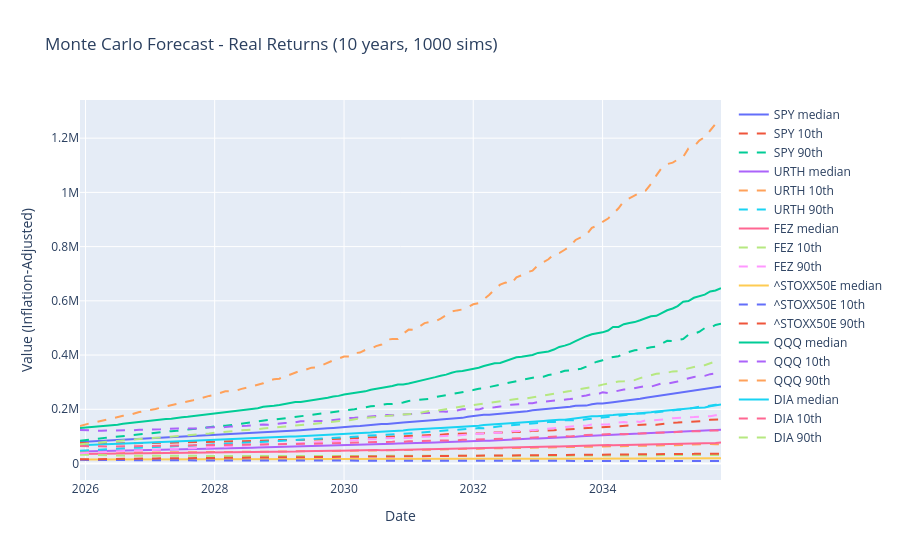

The notebook cell this image was saved under:
### Code cell
# Monte Carlo forecast based on inflation-adjusted returns
import numpy as np

horizon_years = 10
simulations = 1000

forecast_df = []
for ticker, df in results.items():
    # Get currency for this ticker
    currency = ticker_currencies[ticker]
    cpi_data_curr = cpi_data.get(currency)
    
    # Compute inflation-adjusted values
    df_real = df.copy()
    if inflation_adjusted and cpi_data_curr is not None:
        start_date = df_real.iloc[0]['date']
        end_date = df_real.iloc[-1]['date']
        cpi_subset = cpi_data_curr.loc[start_date:end_date].squeeze()
        if len(cpi_subset) > 0:
            cpi_start = cpi_subset.iloc[0]
            cpi_filled = cpi_subset.reindex(df_real['date'], method='ffill')
            df_real['value_real'] = df_real['value'] * (cpi_start / cpi_filled.values)
        else:
            df_real['value_real'] = df_real['value']
    else:
        df_real['value_real'] = df_real['value']
    
    # Compute returns from inflation-adjusted values
    df_real['return'] = df_real['value_real'].pct_change().fillna(0)
    mu = df_real['return'].mean()
    sigma = df_real['return'].std()
    last_val = df_real['value_real'].iloc[-1]
    steps = horizon_years * 12
    
    # Monte Carlo simulation
    paths = np.zeros((steps, simulations))
    for i in range(simulations):
        prices = [last_val]
        for _ in range(steps):
            shock = np.random.normal(mu, sigma)
            prices.append(prices[-1] * (1 + shock))
        paths[:, i] = prices[1:]
    
    # Compute statistics for each month
    months = pd.date_range(start=df_real['date'].iloc[-1] + pd.offsets.MonthBegin(1), periods=steps, freq='MS')
    median = np.median(paths, axis=1)
    p10 = np.percentile(paths, 10, axis=1)
    p90 = np.percentile(paths, 90, axis=1)
    
    # Store for plotting
    tmp = pd.DataFrame({
        'date': months,
        'ticker': ticker,
        'median': median,
        'p10': p10,
        'p90': p90
    })
    forecast_df.append(tmp)

forecast_long = pd.concat(forecast_df)

# Plot forecast (inflation-adjusted)
import plotly.graph_objects as go
fig = go.Figure()
for ticker in forecast_long['ticker'].unique():
    sub = forecast_long[forecast_long['ticker'] == ticker]
    fig.add_trace(go.Scatter(x=sub['date'], y=sub['median'], mode='lines', name=f'{ticker} median'))
    fig.add_trace(go.Scatter(x=sub['date'], y=sub['p10'], mode='lines', name=f'{ticker} 10th', line=dict(dash='dash')))
    fig.add_trace(go.Scatter(x=sub['date'], y=sub['p90'], mode='lines', name=f'{ticker} 90th', line=dict(dash='dash')))
fig.update_layout(title=f'Monte Carlo Forecast - Real Returns ({horizon_years} years, {simulations} sims)',
                  xaxis_title='Date', yaxis_title='Value (Inflation-Adjusted)')
fig.show()
